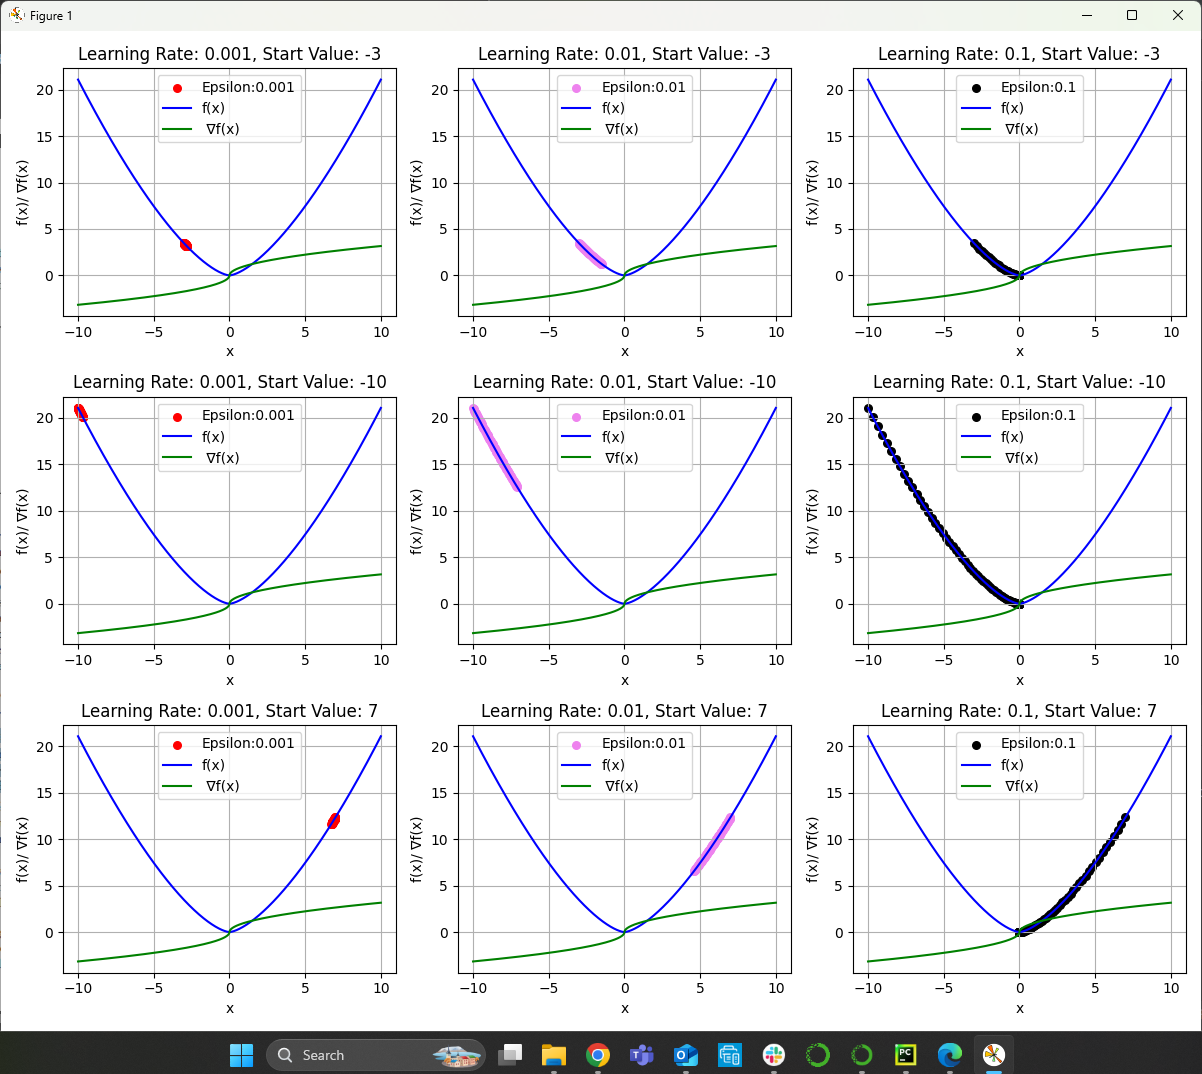

Here is the Python script that generated this plot:
import matplotlib.pyplot as plt
import numpy as np

def f(x):
    if x >= 0:
        return 2/3 * (x**(3/2))
    else:
        return 2/3 * ((-x)**(3/2))
def gradient_f(x):
    if x >= 0:
        return x**(1/2)
    else:
        return -((-x)**(1/2))

def gradient_descent(x,iteration,epsilon):
    # Keeping start value of x in the array
    x_values = [x]

    for i in range(iteration):
        grad = gradient_f(x)
        if np.isnan(grad) or np.isinf(grad):
            print(f'Found NaN or Inf value at x:{x}')
            break
        x -= (epsilon * grad)
        x_values.append(x)

    return np.array(x_values)

# Vectorize the f(x) and grad_f(x) function
f_vec = np.vectorize(f)
grad_vec = np.vectorize(gradient_f)

# Equally spacing values of x from start to end values
x = np.linspace(-10,10,1000)
y = f_vec(x)
y_grad = grad_vec(x)

# Assigning different learning rates and their corresponding scatter plot colors
epsilon = [1e-3, 1e-2, 1e-1]
color = ['red','violet','black']

# Initializing the starting value of x while computing the gradient descent for each learning rate
start_value = [-3,-10,7]

# Creating a plot figure and a set of sub-plots within that figure
figure, multi_plot = plt.subplots(3,3,figsize=(12, 10))
multi_plot = multi_plot.ravel()

# Plotting Figures(f(x)/∇f(x) and values of x using different learning rates, for every start values of x)
i = 0
for x_start in start_value:
    for (e,c) in zip(epsilon,color):
        x_scatter = gradient_descent(x_start, iteration=100, epsilon=e)
        y_scatter = f_vec(x_scatter)
        multi_plot[i].scatter(x_scatter, y_scatter, color=c, label=f'Epsilon:{e}', s=30)

        multi_plot[i].plot(x, y, label='f(x)', color='blue')
        multi_plot[i].plot(x, y_grad, label=' ∇f(x)', color='green')

        multi_plot[i].set_xlabel('x')
        multi_plot[i].set_ylabel('f(x)/ ∇f(x)')
        multi_plot[i].set_title(f"Learning Rate: {e}, Start Value: {x_start}")
        multi_plot[i].legend()
        multi_plot[i].grid(True)

        i += 1

plt.tight_layout()
plt.show()
